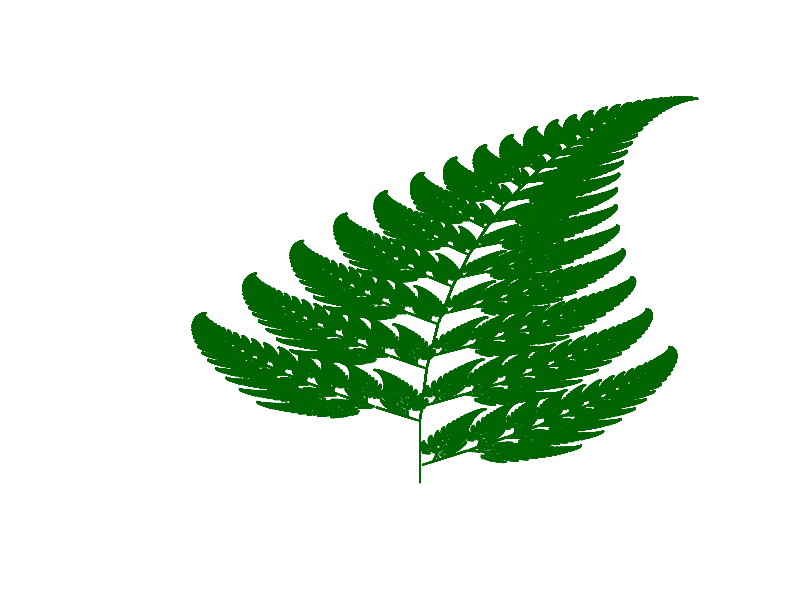

Recreate this plot in R.
# Barnsley's Fern

# create function of the probability and the current point
fractal_fern2 <- function(x, p) {
    if (p <= 0.01) {
      m <- matrix(c(0, 0, 0, .16), 2, 2)
      f <- c(0, 0)
    } else if (p <= 0.86) {
      m <- matrix(c(.85, -.04, .04, .85), 2, 2)
      f <- c(0, 1.6)
    } else if (p <= 0.93) {
      m <- matrix(c(.2, .23, -.26, .22), 2, 2)
      f <- c(0, 1.6)
    } else {
      m <- matrix(c(-.15, .26, .28, .24), 2, 2)
      f <- c(0, .44)
    }
    m %*% x + f
}

# how many reps determines how detailed the fern will be
reps <- 1000000

# create a vector with probability values, and a matrix to store coordinates
p <- runif(reps)

# initialise a point at the origin
coords <- c(0, 0)

# compute Fractal Coordinates
m <- Reduce(fractal_fern2, p, accumulate = T, init = coords)
m <- t(do.call(cbind, m))

# Create plot
plot(m, type = "p", cex = 0.1, col = "darkgreen",
     xlim = c(-3, 3), ylim = c(0, 10),
     xlab = NA, ylab = NA, axes = FALSE)
